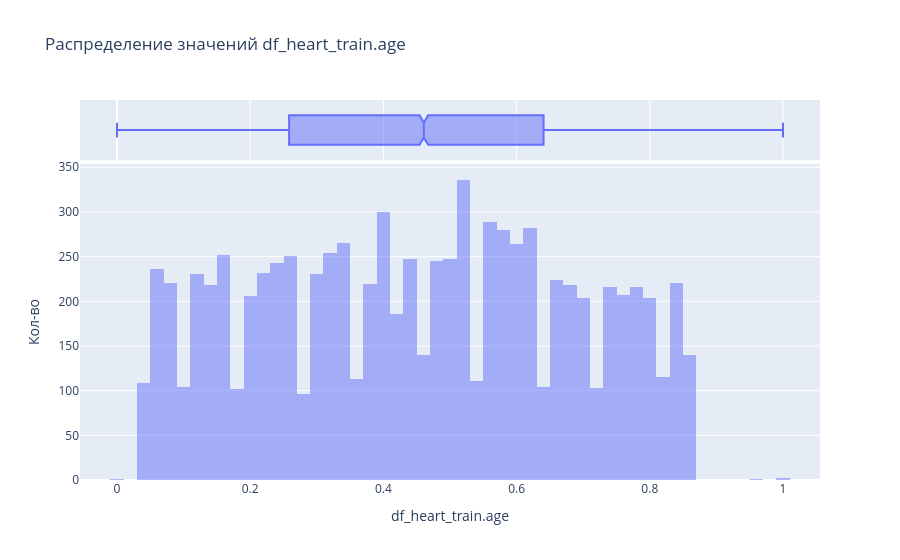
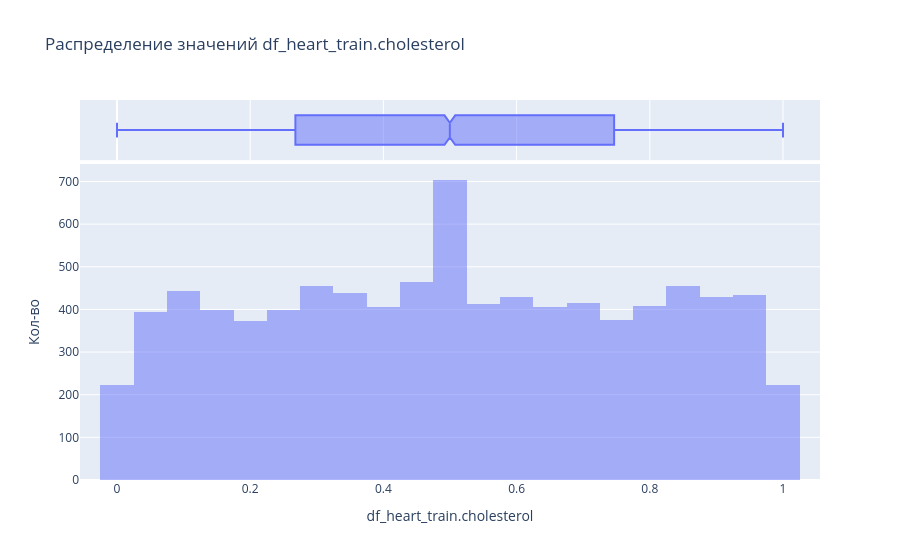
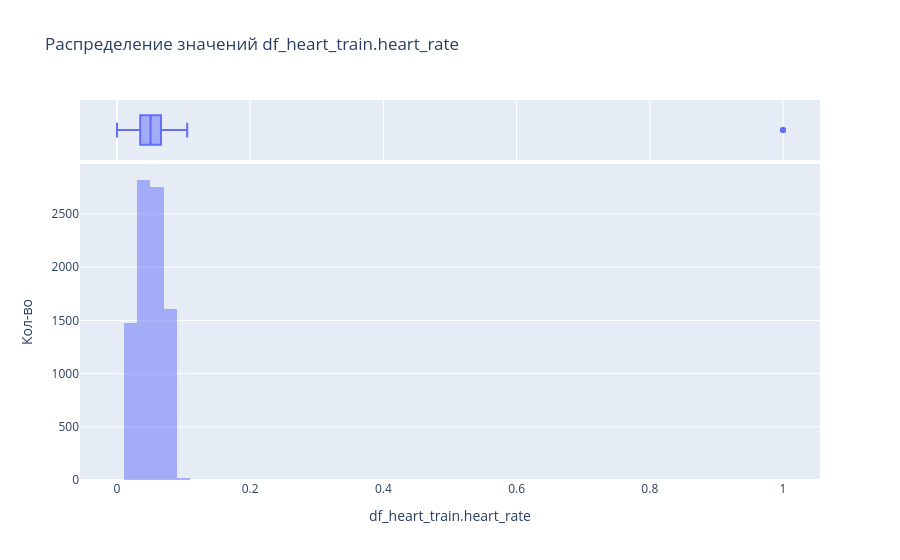
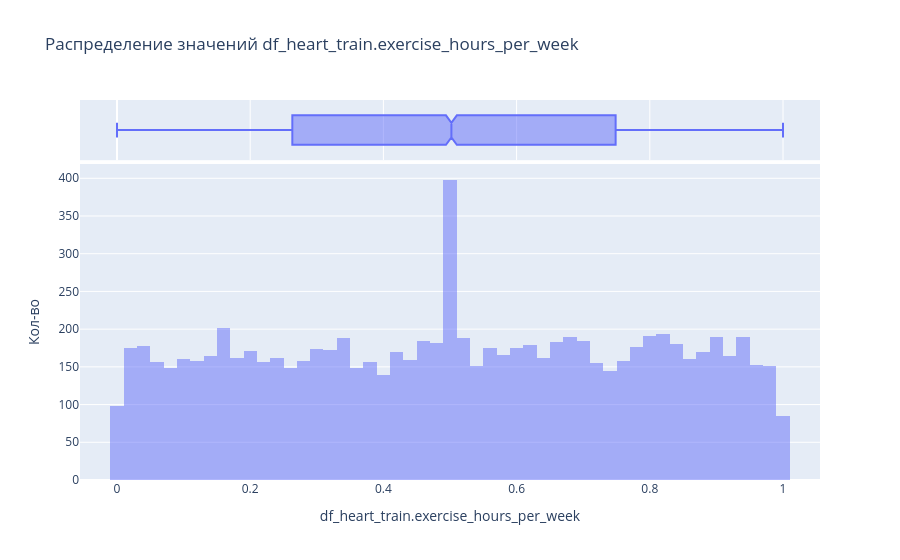

The cell these charts' notebook holds for them, in order:
### Code cell
for df_name, df in df_dict.items():
    for column_name in num_cols:
        get_histogram(df, df_name, column_name)

### Figure 1 — Plotly figure (JSON) as saved in the notebook; plotly's stock layout.template omitted (floating-point values rounded to 4 significant figures; data arrays with more than 128 entries replaced by an {"elided": "..."} marker saying what was removed)
{"data": [{"alignmentgroup": "True", "bingroup": "x", "hovertemplate": "age=%{x}<br>count=%{y}<extra></extra>", "legendgroup": "", "marker": {"color": "#636efa", "opacity": 0.5, "pattern": {"shape": ""}}, "name": "", "nbinsx": 77, "offsetgroup": "", "orientation": "v", "showlegend": false, "type": "histogram", "x": {"elided": "8685 float values"}, "xaxis": "x", "yaxis": "y"}, {"alignmentgroup": "True", "hovertemplate": "age=%{x}<extra></extra>", "legendgroup": "", "marker": {"color": "#636efa"}, "name": "", "notched": true, "offsetgroup": "", "showlegend": false, "type": "box", "x": {"elided": "8685 float values"}, "xaxis": "x2", "yaxis": "y2"}], "layout": {"barmode": "group", "legend": {"tracegroupgap": 0}, "title": {"text": "Распределение значений df_heart_train.age"}, "xaxis": {"anchor": "y", "domain": [0, 1], "title": {"text": "df_heart_train.age"}}, "xaxis2": {"anchor": "y2", "domain": [0, 1], "matches": "x", "showgrid": true, "showticklabels": false}, "yaxis": {"anchor": "x", "domain": [0, 0.8316], "title": {"text": "Кол-во"}}, "yaxis2": {"anchor": "x2", "domain": [0.8416, 1], "matches": "y2", "showgrid": false, "showline": false, "showticklabels": false, "ticks": ""}}}

### Figure 2 — Plotly figure (JSON) as saved in the notebook; plotly's stock layout.template omitted (floating-point values rounded to 4 significant figures; data arrays with more than 128 entries replaced by an {"elided": "..."} marker saying what was removed)
{"data": [{"alignmentgroup": "True", "bingroup": "x", "hovertemplate": "cholesterol=%{x}<br>count=%{y}<extra></extra>", "legendgroup": "", "marker": {"color": "#636efa", "opacity": 0.5, "pattern": {"shape": ""}}, "name": "", "nbinsx": 28, "offsetgroup": "", "orientation": "v", "showlegend": false, "type": "histogram", "x": {"elided": "8685 float values"}, "xaxis": "x", "yaxis": "y"}, {"alignmentgroup": "True", "hovertemplate": "cholesterol=%{x}<extra></extra>", "legendgroup": "", "marker": {"color": "#636efa"}, "name": "", "notched": true, "offsetgroup": "", "showlegend": false, "type": "box", "x": {"elided": "8685 float values"}, "xaxis": "x2", "yaxis": "y2"}], "layout": {"barmode": "group", "legend": {"tracegroupgap": 0}, "title": {"text": "Распределение значений df_heart_train.cholesterol"}, "xaxis": {"anchor": "y", "domain": [0, 1], "title": {"text": "df_heart_train.cholesterol"}}, "xaxis2": {"anchor": "y2", "domain": [0, 1], "matches": "x", "showgrid": true, "showticklabels": false}, "yaxis": {"anchor": "x", "domain": [0, 0.8316], "title": {"text": "Кол-во"}}, "yaxis2": {"anchor": "x2", "domain": [0.8416, 1], "matches": "y2", "showgrid": false, "showline": false, "showticklabels": false, "ticks": ""}}}

### Figure 3 — Plotly figure (JSON) as saved in the notebook; plotly's stock layout.template omitted (floating-point values rounded to 4 significant figures; data arrays with more than 128 entries replaced by an {"elided": "..."} marker saying what was removed)
{"data": [{"alignmentgroup": "True", "bingroup": "x", "hovertemplate": "heart_rate=%{x}<br>count=%{y}<extra></extra>", "legendgroup": "", "marker": {"color": "#636efa", "opacity": 0.5, "pattern": {"shape": ""}}, "name": "", "nbinsx": 87, "offsetgroup": "", "orientation": "v", "showlegend": false, "type": "histogram", "x": {"elided": "8685 float values"}, "xaxis": "x", "yaxis": "y"}, {"alignmentgroup": "True", "hovertemplate": "heart_rate=%{x}<extra></extra>", "legendgroup": "", "marker": {"color": "#636efa"}, "name": "", "notched": true, "offsetgroup": "", "showlegend": false, "type": "box", "x": {"elided": "8685 float values"}, "xaxis": "x2", "yaxis": "y2"}], "layout": {"barmode": "group", "legend": {"tracegroupgap": 0}, "title": {"text": "Распределение значений df_heart_train.heart_rate"}, "xaxis": {"anchor": "y", "domain": [0, 1], "title": {"text": "df_heart_train.heart_rate"}}, "xaxis2": {"anchor": "y2", "domain": [0, 1], "matches": "x", "showgrid": true, "showticklabels": false}, "yaxis": {"anchor": "x", "domain": [0, 0.8316], "title": {"text": "Кол-во"}}, "yaxis2": {"anchor": "x2", "domain": [0.8416, 1], "matches": "y2", "showgrid": false, "showline": false, "showticklabels": false, "ticks": ""}}}

### Figure 4 — Plotly figure (JSON) as saved in the notebook; plotly's stock layout.template omitted (floating-point values rounded to 4 significant figures; data arrays with more than 128 entries replaced by an {"elided": "..."} marker saying what was removed)
{"data": [{"alignmentgroup": "True", "bingroup": "x", "hovertemplate": "exercise_hours_per_week=%{x}<br>count=%{y}<extra></extra>", "legendgroup": "", "marker": {"color": "#636efa", "opacity": 0.5, "pattern": {"shape": ""}}, "name": "", "nbinsx": 79, "offsetgroup": "", "orientation": "v", "showlegend": false, "type": "histogram", "x": {"elided": "8685 float values"}, "xaxis": "x", "yaxis": "y"}, {"alignmentgroup": "True", "hovertemplate": "exercise_hours_per_week=%{x}<extra></extra>", "legendgroup": "", "marker": {"color": "#636efa"}, "name": "", "notched": true, "offsetgroup": "", "showlegend": false, "type": "box", "x": {"elided": "8685 float values"}, "xaxis": "x2", "yaxis": "y2"}], "layout": {"barmode": "group", "legend": {"tracegroupgap": 0}, "title": {"text": "Распределение значений df_heart_train.exercise_hours_per_week"}, "xaxis": {"anchor": "y", "domain": [0, 1], "title": {"text": "df_heart_train.exercise_hours_per_week"}}, "xaxis2": {"anchor": "y2", "domain": [0, 1], "matches": "x", "showgrid": true, "showticklabels": false}, "yaxis": {"anchor": "x", "domain": [0, 0.8316], "title": {"text": "Кол-во"}}, "yaxis2": {"anchor": "x2", "domain": [0.8416, 1], "matches": "y2", "showgrid": false, "showline": false, "showticklabels": false, "ticks": ""}}}
